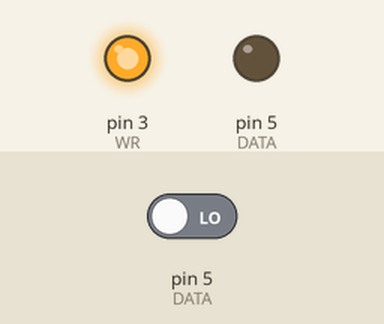
This sketch was run on a simulated Arduino Uno, built with avr-gcc and run on an emulated ATmega328P. Shown: output pins drawn as LEDs (lit = HIGH). The test bench sets the inputs (shaded band); at power-on: pin 5 (DATA) LOW. Pins used as bus, display or sensor lines are not drawn; what the sketch prints to the serial monitor is not drawn.

Above: at 0.01 s.
At 1.3 s:
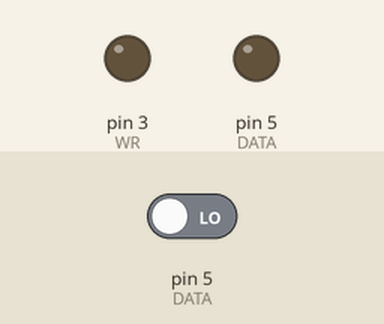
1.4 s: pin 5 (DATA) driven HIGH
Timing chart, 0 to 4.4 s (numbered marks = the images above; inputs shaded):
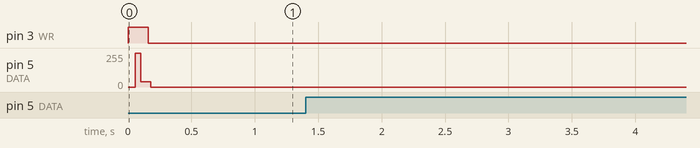

The sketch:

sketch_RTC4543SA.ino
```cpp
// Digital I/O
#define CE 2
#define WR 3
#define CLK 4
#define DATA 5

// リード・ライトbit数
#define DATA_N 52

// シーケンス定数
#define SEQ_SEC 0
#define SEQ_MIN 1
#define SEQ_HOUR 2
#define SEQ_WEEK 3
#define SEQ_DAY 4
#define SEQ_MONTH 5
#define SEQ_YEAR 6

// 初期時刻
#define INI_SEC   0x30
#define INI_MIN   0x10
#define INI_HOUR  0x15
#define INI_WEEK  0x01
#define INI_DAY   0x20
#define INI_MONTH 0x10
#define INI_YEAR  0x30
typedef unsigned char UC;

// 曜日
const char* WEEK[] = {"Sun","Mon","Tue","Wed","Thu","Fri","Sat"};

// グローバル時刻
UC year   = 0x00;
UC month  = 0x00;
UC day    = 0x00;
UC week   = 0x00;
UC hour   = 0x00;
UC minute = 0x00;
UC second = 0x00;

void setup() {

  Serial.begin(9600);

  // 入出力初期化
  pinMode(CE, OUTPUT);
  pinMode(WR, OUTPUT);
  pinMode(CLK, OUTPUT);

  // 書き込み時刻をRTCに書き込み
  writeData(INI_YEAR, INI_MONTH, INI_DAY, INI_WEEK, INI_HOUR, INI_MIN, INI_SEC);
}

void loop() {
    delay(1000);
  readData();
  Serial.print("20");   Serial.print(cnvBCDtoBYTE(year)); Serial.print("年");
  Serial.print(cnvBCDtoBYTE(month));  Serial.print("月");
  Serial.print(cnvBCDtoBYTE(day));    Serial.print("日(");
  Serial.print(WEEK[week]);   Serial.print(") ");
  Serial.print(cnvBCDtoBYTE(hour));   Serial.print("時");
  Serial.print(cnvBCDtoBYTE(minute)); Serial.print("分");
  Serial.print(cnvBCDtoBYTE(second)); Serial.println("秒");

}

// データライト(引数はBCD)
void writeData(UC year, UC month, UC day, UC week, UC hour, UC minute, UC second){
  UC snd_year    = year;
  UC snd_month   = month   & 0x1F;
  UC snd_day     = day     & 0x3F;
  UC snd_week    = week    & 0x07;
  UC snd_hour    = hour    & 0x3F;
  UC snd_minute  = minute  & 0x7F;
  UC snd_second  = second  & 0x7F;
  UC seq = SEQ_SEC;
  UC pos = 0;

  // Write出力初期化
  pinMode(DATA, OUTPUT);
  digitalWrite(CLK, LOW);
  digitalWrite(WR, HIGH); delay(1);
  digitalWrite(CE, HIGH); delay(1);

  // Write開始
  while(1){
    switch(seq){
      case SEQ_SEC:   writeBit(snd_second, pos);break;
      case SEQ_MIN:   writeBit(snd_minute, pos);break;
      case SEQ_HOUR:  writeBit(snd_hour, pos);  break;
      case SEQ_WEEK:  writeBit(snd_week, pos);  break;
      case SEQ_DAY:   writeBit(snd_day, pos);   break;
      case SEQ_MONTH: writeBit(snd_month, pos); break;
      case SEQ_YEAR:  writeBit(snd_year, pos);  break;
    }

    pos++;
    if((seq == SEQ_WEEK && pos == 4) || (pos == 8)){
      seq = seq + 1;
      pos = 0;
    }

    if(seq == SEQ_YEAR + 1) break;
  }

  digitalWrite(WR, LOW); delay(1);
  digitalWrite(CE, LOW); delay(1);
}

void writeBit(UC data, UC pos){
  if(data & (0x01 << pos))   digitalWrite(DATA, HIGH);
  else                       digitalWrite(DATA, LOW);
  delay(1);
  digitalWrite(CLK,HIGH); delay(1);
  digitalWrite(CLK,LOW);  delay(1);
}

void readData(){
  UC seq = SEQ_SEC;
  UC pos = 0;
  UC rcv, calc;

  initTime();

  // Read出力初期化
  digitalWrite(CLK, LOW);
  digitalWrite(WR, LOW);  delay(1);
  digitalWrite(CE, HIGH); delay(1);
  pinMode(DATA, INPUT);

  // Read開始
  while(1){
    rcv = readBit() << pos;
    switch(seq){
      case SEQ_SEC:   second += rcv;  break;
      case SEQ_MIN:   minute += rcv;  break;
      case SEQ_HOUR:  hour += rcv;    break;
      case SEQ_WEEK:  week += rcv;    break;
      case SEQ_DAY:   day += rcv;     break;
      case SEQ_MONTH: month += rcv;   break;
      case SEQ_YEAR:  year += rcv;    break;
    }
    pos++;
    if((seq == SEQ_WEEK && pos == 4) || (pos == 8)){
      seq = seq + 1;
      pos = 0;
    }

    if(seq == SEQ_YEAR + 1) break;
  }

  digitalWrite(WR, LOW); delay(1);
  digitalWrite(CE, LOW); delay(1);
  pinMode(DATA, OUTPUT);
}

UC readBit(){
  UC ret;
  digitalWrite(CLK, HIGH); delay(1);
  if(digitalRead(DATA) == HIGH) ret = 0x01;
  else                          ret = 0x00;
  digitalWrite(CLK, LOW);  delay(1);
  return ret;
}

UC cnvBCDtoBYTE(UC BCD){
  return ((((BCD & 0xF0) >> 4) * 10) + (BCD & 0x0F));
}

void initTime(){
  second = 0; minute = 0; hour = 0;
  week = 0; day = 0;  month = 0;  year = 0;
}
```
